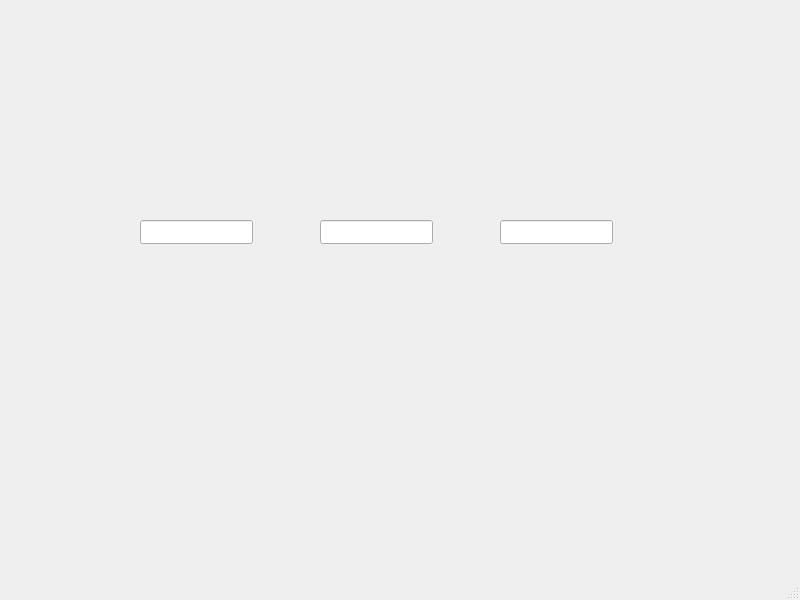
<?xml version="1.0" encoding="UTF-8"?>
<ui version="4.0">
 <class>MainWindow</class>
 <widget class="QMainWindow" name="MainWindow">
  <property name="geometry">
   <rect>
    <x>0</x>
    <y>0</y>
    <width>800</width>
    <height>600</height>
   </rect>
  </property>
  <property name="windowTitle">
   <string>MainWindow</string>
  </property>
  <widget class="QWidget" name="centralwidget">
   <widget class="QLineEdit" name="hours">
    <property name="geometry">
     <rect>
      <x>140</x>
      <y>220</y>
      <width>113</width>
      <height>24</height>
     </rect>
    </property>
   </widget>
   <widget class="QLineEdit" name="minutes">
    <property name="geometry">
     <rect>
      <x>320</x>
      <y>220</y>
      <width>113</width>
      <height>24</height>
     </rect>
    </property>
   </widget>
   <widget class="QLineEdit" name="seconds">
    <property name="geometry">
     <rect>
      <x>500</x>
      <y>220</y>
      <width>113</width>
      <height>24</height>
     </rect>
    </property>
   </widget>
  </widget>
  <widget class="QMenuBar" name="menubar">
   <property name="geometry">
    <rect>
     <x>0</x>
     <y>0</y>
     <width>800</width>
     <height>25</height>
    </rect>
   </property>
  </widget>
  <widget class="QStatusBar" name="statusbar"/>
 </widget>
 <resources/>
 <connections/>
</ui>
